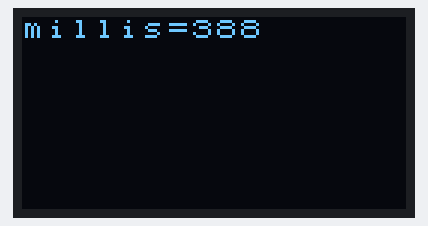
Recording of a program running on a simulated ESP32. Parts: 128×64 one-colour display.

Above: at 0.5 s.
At 2.6 s:
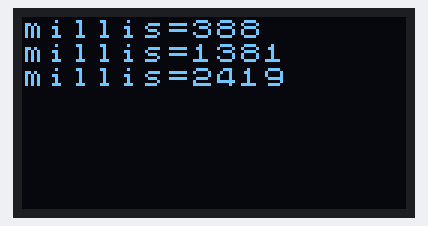
At 4.7 s:
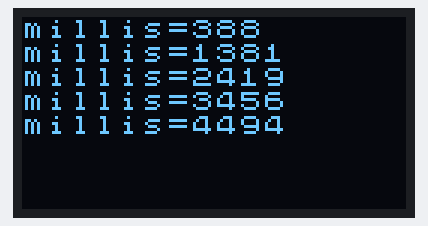
At 9.9 s:
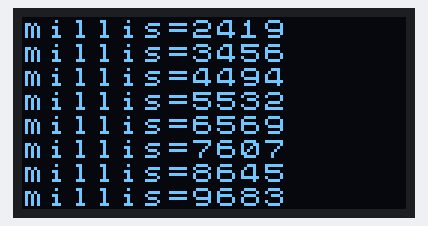
At 19.7 s:
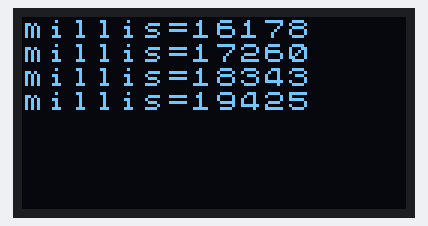
At 38.1 s:
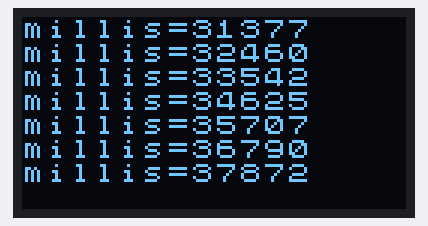

The program:

main.cpp
```cpp
/**
 *  Terminal.ino
 *
 *  Demo for U8log
 *
 */

#include <Arduino.h>
#include <U8x8lib.h>

#ifdef U8X8_HAVE_HW_SPI
#include <SPI.h>
#endif

#define OUTPUT_PORT Serial

U8X8_SSD1306_128X64_NONAME_HW_I2C u8x8(22,21); //SCL, SDA

// End of constructor list


// setup the terminal (U8X8LOG) and connect to u8g2 for automatic refresh of the display
// The size (width * height) depends on the display

#define U8LOG_WIDTH 16
#define U8LOG_HEIGHT 8
uint8_t u8log_buffer[U8LOG_WIDTH*U8LOG_HEIGHT];
U8X8LOG u8x8log;


void setup(void)
{
  /* U8g2 Project: SSD1306 Test Board */
  //pinMode(10, OUTPUT);
  //pinMode(9, OUTPUT);
  //digitalWrite(10, 0);
  //digitalWrite(9, 0);

  /* U8g2 Project: KS0108 Test Board */
  //pinMode(16, OUTPUT);
  //digitalWrite(16, 0);

  u8x8.begin();
  u8x8.setFont(u8x8_font_chroma48medium8_r);

  u8x8log.begin(u8x8, U8LOG_WIDTH, U8LOG_HEIGHT, u8log_buffer);
  u8x8log.setRedrawMode(1);		// 0: Update screen with newline, 1: Update screen for every char

}

unsigned long t = 0;

// print the output of millis() to the terminal every second
void loop(void) {
  if ( t < millis() ) {
    t = millis() + 15000;			// every 15 seconds
    u8x8log.print("\f");			// \f = form feed: clear the screen
  }
  u8x8log.print("millis=");
  u8x8log.print(millis());
  u8x8log.print("\n");
  delay(500);
}
```

Measured:
- what the display in image 0 shows lasts 0.6 s, from 0.5 s to 1.1 s
